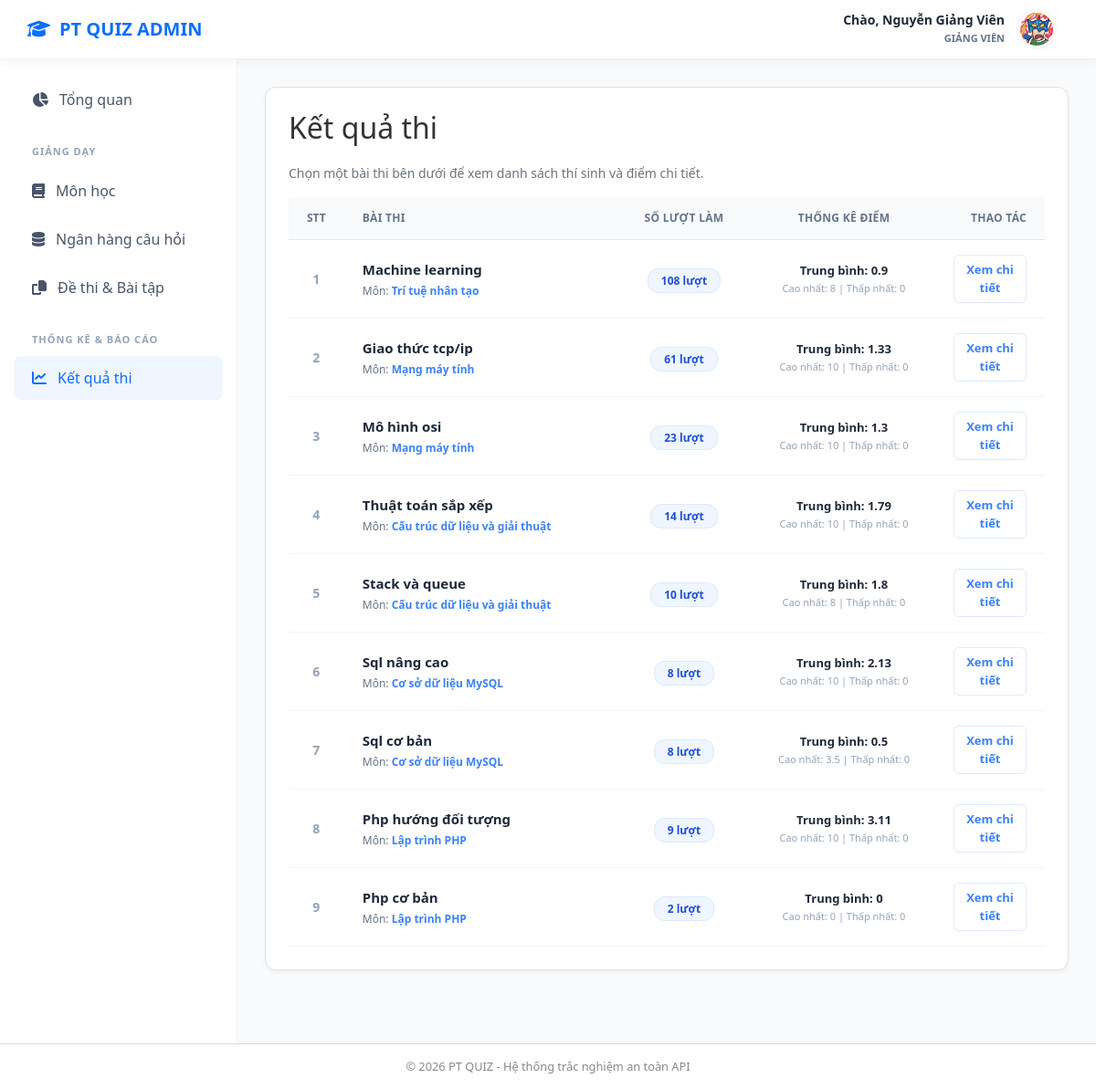
Screenshot of /index.php?act=ketqua-thi (signed in) with the database file from the repository.
### tables this page shows
CREATE TABLE `baithi` (
  `id_baithi` int(11) NOT NULL,
  `id_monhoc` int(11) DEFAULT NULL,
  `ten_baithi` varchar(255) DEFAULT NULL,
  `mieuta` text DEFAULT NULL,
  `tongcauhoi` int(11) DEFAULT NULL,
  `thoigianlam` int(11) DEFAULT NULL,
  `thoigianbatdau` datetime DEFAULT NULL,
  `thoigianketthuc` datetime DEFAULT NULL,
  `trangthai` varchar(50) DEFAULT NULL,
  `xao_tron` tinyint(1) NOT NULL DEFAULT 0,
  `hien_dapan` tinyint(1) DEFAULT 0,
  `ngaytao` datetime DEFAULT NULL
);

CREATE TABLE `monhoc` (
  `id_monhoc` int(11) NOT NULL,
  `tenmonhoc` varchar(100) DEFAULT NULL,
  `mieuta` text DEFAULT NULL,
  `id_nguoidung` int(11) DEFAULT NULL,
  `ngaythem` timestamp NULL DEFAULT NULL
);

### model/giangvien/ketqua.model.php (called while the page is built, shortened)
<?php
function get_exam_results_summary($id_giangvien) {
    $conn = Database::connect();
    $sql = "SELECT
                b.id_baithi,
                b.ten_baithi,
                b.tongcauhoi,
                m.tenmonhoc,
                COUNT(l.id_lanthi) as so_luot_lam,
                AVG(l.diem) as diem_trung_binh,
                MAX(l.diem) as diem_cao_nhat,
                MIN(l.diem) as diem_thap_nhat
            FROM baithi b
            JOIN monhoc m ON b.id_monhoc = m.id_monhoc
            LEFT JOIN lanthi l ON b.id_baithi = l.id_baithi AND l.trangthai = 'done'
            WHERE m.id_nguoidung = ?
            GROUP BY b.id_baithi
            ORDER BY b.id_baithi DESC";
    $stmt = $conn->prepare($sql);
    $stmt->bind_param("i", $id_giangvien);
    $stmt->execute();
    $result = $stmt->get_result();
    $data = $result->fetch_all(MYSQLI_ASSOC);
    return $data;
}

### controller/giangvien/ketqua.controller.php (called while the page is built, shortened)
<?php
require_once __DIR__ . "/../../model/giangvien/ketqua.model.php";
function ketqua_index() {
    $id_giangvien = $_SESSION['user']['id_nguoidung'] ?? 0;
    $list_baithi = get_exam_results_summary($id_giangvien);
    return [
        'title' => "Kết quả thi",
        'view' => "views/giangvien/ketqua/list.php",
        'data' => $list_baithi
    ];
}

### views/giangvien/ketqua/list.php (the view)
<div class="card" style="background: white; padding: 25px; border-radius: 12px; border: 1px solid #dee2e6; box-shadow: 0 2px 4px rgba(0,0,0,0.05);">
    <div style="display: flex; justify-content: space-between; margin-bottom: 20px;">
        <h2 style="margin: 0; color: #333;">Kết quả thi</h2>
    </div>
    <div style="margin-bottom: 16px; color: #6c757d; font-size: 14px;">
        Chọn một bài thi bên dưới để xem danh sách thí sinh và điểm chi tiết.
    </div>
    <table style="width: 100%; border-collapse: collapse;">
        <thead>
            <tr style="background: #f8fafc; border-bottom: 1px solid #e2e8f0;">
                <th style="padding: 14px 20px; text-align: center; color:#64748b; font-size:12px; font-weight:600; text-transform:uppercase; width:60px;">STT</th>
                <th style="padding: 14px 20px; text-align: left; color:#64748b; font-size:12px; font-weight:600; text-transform:uppercase; letter-spacing:0.025em;">Bài thi</th>
                <th style="padding: 14px 20px; text-align: center; color:#64748b; font-size:12px; font-weight:600; text-transform:uppercase; letter-spacing:0.025em; width:150px;">Số lượt làm</th>
                <th style="padding: 14px 20px; text-align: center; color:#64748b; font-size:12px; font-weight:600; text-transform:uppercase; letter-spacing:0.025em; width:200px;">Thống kê điểm</th>
                <th style="padding: 14px 20px; text-align: right; color:#64748b; font-size:12px; font-weight:600; text-transform:uppercase; letter-spacing:0.025em; width:120px;">Thao tác</th>
            </tr>
        </thead>
        <tbody>
            <?php if (empty($data)): ?>
                <tr>
                    <td colspan="5" style="text-align:center; padding:40px; color:#94a3b8;">Bạn chưa có bài thi nào hoặc chưa có ai làm bài.</td>
                </tr>
            <?php else: ?>
                <?php foreach ($data as $index => $item): ?>
                    <tr style="border-bottom:1px solid #f1f5f9; cursor:pointer; transition: background 0.2s;"
                        onclick="window.location.href='index.php?act=ketqua-thi&id_baithi=<?= $item['id_baithi'] ?>'"
                        onmouseover="this.style.background='#f8fafc'" onmouseout="this.style.background='white'">
                        <td style="padding:16px 20px; text-align:center; color:#94a3b8; font-size:14px; font-weight:600;"><?= $index + 1 ?></td>
                        <td style="padding:16px 20px;">
                            <div style="font-weight:700; color:#1e293b; font-size:15px;"><?= htmlspecialchars($item['ten_baithi']) ?></div>
                            <div style="font-size:12px; color:#64748b; margin-top:4px;">
                                Môn: <span style="color:#3b82f6; font-weight:600;"><?= htmlspecialchars($item['tenmonhoc']) ?></span>
                            </div>
                        </td>
                        <td style="padding:16px 20px; text-align:center;">
                            <span style="background:#eff6ff; color:#1d4ed8; padding:4px 14px; border-radius:12px; font-size:12px; font-weight:700; border:1px solid #dbeafe;">
                                <?= $item['so_luot_lam'] ?> lượt
                            </span>
                        </td>
                        <td style="padding:16px 20px; text-align:center;">
                            <?php if ($item['so_luot_lam'] > 0): ?>
                                <div style="font-size:13px; color:#1e293b; font-weight:600;">Trung bình: <?= round($item['diem_trung_binh'], 2) ?></div>
                                <div style="font-size:11px; color:#94a3b8; margin-top:2px;">
                                    Cao nhất: <?= $item['diem_cao_nhat'] ?> | Thấp nhất: <?= $item['diem_thap_nhat'] ?>
                                </div>
                            <?php else: ?>
                                <span style="color:#cbd5e1; font-style:italic; font-size:12px;">Chưa có dữ liệu</span>
                            <?php endif; ?>
                        </td>
                        <td style="padding:16px 20px; text-align:right;">
                            <button style="background:#fff; color:#3b82f6; border:1px solid #dbeafe; padding:6px 12px; border-radius:6px; cursor:pointer; font-size:13px; font-weight:600;">Xem chi tiết</button>
                        </td>
                    </tr>
                <?php endforeach; ?>
            <?php endif; ?>
        </tbody>
    </table>
</div>

### index.php (shortened to what this page needs)
<?php
require_once "model/giangvien/ketqua.model.php";
$act = $_GET['act'] ?? 'dashboard';
switch ($act) {
    case 'ketqua-thi':
        require_once "controller/giangvien/ketqua.controller.php";
        $result = ketqua_index();
        $view = $result['view'];
        $data = $result['data'] ?? null;
        break;
}
if ($act == 'login' || $view == "views/404.php") {
    if (file_exists($view)) {
        include $view;
    } else {
        echo "Trang không tồn tại!";
    }
} else {
    include "views/layouts/header.php";
    if (isset($view) && file_exists($view)) {
        include $view;
    } else {
        echo "View không tồn tại: $view";
    }
    include "views/layouts/footer.php";
}

### views/layouts/header.php (shortened to what this page needs)
<!DOCTYPE html>
<html lang="vi">
<head>
    <link href="https://cdn.jsdelivr.net/npm/bootstrap@5.3.0/dist/css/bootstrap.min.css" rel="stylesheet">
    <link rel="stylesheet" href="https://cdnjs.cloudflare.com/ajax/libs/font-awesome/6.4.0/css/all.min.css">
</head>
<body>
    <nav class="top-nav">
        <a href="index.php" class="nav-logo">
            <i class="fas fa-graduation-cap"></i> PT QUIZ ADMIN
        </a>
        <div class="dropdown">
            <button class="nav-user-area nav-user-trigger dropdown-toggle" type="button" id="serverUserDropdown"
                data-bs-toggle="dropdown" aria-expanded="false">
                <div class="user-info-text d-none d-md-block">
                    <span class="user-name" id="headerUserName">Chào, <?php echo $_SESSION['user']['ten']; ?></span>
                    <span class="user-role"><?php echo ($_SESSION['user']['vaitro'] == 'admin') ? 'Quản trị viên' : 'Giảng viên'; ?></span>
                </div>
                <div style="width: 40px; height: 40px; border-radius: 50%; display: flex; align-items: center; justify-content: center; border: 2px solid #fff; box-shadow: 0 0 5px rgba(0,0,0,0.1); overflow: hidden;">
                    <img id="headerUserAvatar" src="/project-tracnghiem/server/public/imgs/avatars/<?= htmlspecialchars($_SESSION['user']['avatar'] ?? 'default.jpg') ?>" style="width: 100%; height: 100%; object-fit: cover;">
                </div>
            </button>
        </div>
    </nav>
    <div class="main-wrapper">
        <aside class="sidebar">
            <ul class="sidebar-menu">
                <li class="<?php echo ($act == 'dashboard') ? 'active' : ''; ?>">
                    <a href="index.php?act=dashboard"><i class="fas fa-chart-pie"></i> Tổng quan</a>
                </li>
                <?php if ($_SESSION['user']['vaitro'] == 'giangvien'): ?>
                    <div class="menu-label">Giảng dạy</div>
                    <li class="<?php echo ($act == 'quanly-monhoc') ? 'active' : ''; ?>">
                        <a href="index.php?act=quanly-monhoc"><i class="fas fa-book"></i> Môn học</a>
                    </li>
                    <li class="<?php echo ($act == 'quanly-nganhang-cauhoi') ? 'active' : ''; ?>">
                        <a href="index.php?act=quanly-nganhang-cauhoi"><i class="fas fa-database"></i> Ngân hàng câu hỏi</a>
                    </li>
                    <li class="<?php echo ($act == 'quanly-dethi') ? 'active' : ''; ?>">
                        <a href="index.php?act=quanly-dethi"><i class="fas fa-copy"></i> Đề thi & Bài tập</a>
                    </li>
                    <div class="menu-label">Thống kê & Báo cáo</div>
                    <li class="<?php echo ($act == 'ketqua-thi') ? 'active' : ''; ?>">
                        <a href="index.php?act=ketqua-thi"><i class="fas fa-chart-line"></i> Kết quả thi</a>
                    </li>
                <?php endif; ?>
            </ul>
        </aside>
        <main class="content-body">

### views/layouts/footer.php (shortened to what this page needs)
</main>
</div>
<footer style="text-align: center; padding: 15px; color: #888; font-size: 0.8rem; background: #fff; border-top: 1px solid #ddd;">
    &copy; 2026 PT QUIZ - Hệ thống trắc nghiệm an toàn API
</footer>
</body>
</html>

### views/layouts/header.php (style rules this page uses)
:root { --primary-blue: #0d6efd; --dark-text: #212529; --light-bg: #f8fafc; --sidebar-bg: #ffffff; }
body { margin: 0; font-family: 'Segoe UI', sans-serif; background: var(--light-bg); }
.top-nav { height: 65px; background: #ffffff; display: flex; justify-content: space-between; align-items: center; padding: 0 30px; position: fixed; top: 0; width: 100%; z-index: 1001; box-shadow: 0 2px 10px rgba(0, 0, 0, 0.05); border-bottom: 1px solid #eef2f7; }
.nav-logo { font-size: 20px; font-weight: 800; color: var(--primary-blue); text-decoration: none; display: flex; align-items: center; gap: 10px; }
.nav-user-area { display: flex; align-items: center; gap: 15px; padding: 5px 15px; border-radius: 50px; transition: 0.3s; cursor: pointer; text-decoration: none; color: var(--dark-text); }
.nav-user-trigger { border: none; background: transparent; }
.nav-user-trigger::after { display: none; }
.user-info-text { text-align: right; line-height: 1.2; }
.user-name { display: block; font-weight: 700; font-size: 14px; color: #1e293b; }
.user-role { font-size: 11px; color: #64748b; text-transform: uppercase; font-weight: 600; }
.main-wrapper { display: flex; margin-top: 65px; height: calc(100vh - 65px); }
.sidebar { width: 260px; background: var(--sidebar-bg); border-right: 1px solid #eef2f7; padding-top: 20px; flex-shrink: 0; }
.sidebar-menu { list-style: none; padding: 0 15px; }
.sidebar-menu li a { padding: 12px 20px; display: flex; align-items: center; gap: 12px; color: #475569; text-decoration: none; border-radius: 8px; margin-bottom: 5px; font-weight: 500; transition: 0.2s; }
.sidebar-menu li a:hover, .sidebar-menu li.active a { background: #eff6ff; color: var(--primary-blue); }
.sidebar-menu li.active a i { color: var(--primary-blue); }
.menu-label { padding: 20px 20px 10px; font-size: 11px; font-weight: 700; color: #94a3b8; text-transform: uppercase; letter-spacing: 1px; }
.content-body { flex: 1; padding: 30px; overflow-y: auto; }

### rows the page displays
baithi: ten_baithi "Machine learning", id_monhoc.tenmonhoc "Trí tuệ nhân tạo", so_luot_lam "108", diem_trung_binh "0.9", diem_cao_nhat "8", diem_thap_nhat "0"
baithi: ten_baithi "Giao thức tcp/ip", id_monhoc.tenmonhoc "Mạng máy tính", so_luot_lam "61", diem_trung_binh "1.33", diem_cao_nhat "10", diem_thap_nhat "0"
baithi: ten_baithi "Mô hình osi", id_monhoc.tenmonhoc "Mạng máy tính", so_luot_lam "23", diem_trung_binh "1.3", diem_cao_nhat "10", diem_thap_nhat "0"
baithi: ten_baithi "Thuật toán sắp xếp", id_monhoc.tenmonhoc "Cấu trúc dữ liệu và giải thuật", so_luot_lam "14", diem_trung_binh "1.79", diem_cao_nhat "10", diem_thap_nhat "0"
baithi: ten_baithi "Stack và queue", id_monhoc.tenmonhoc "Cấu trúc dữ liệu và giải thuật", so_luot_lam "10", diem_trung_binh "1.8", diem_cao_nhat "8", diem_thap_nhat "0"
baithi: ten_baithi "Sql nâng cao", id_monhoc.tenmonhoc "Cơ sở dữ liệu MySQL", so_luot_lam "8", diem_trung_binh "2.13", diem_cao_nhat "10", diem_thap_nhat "0"
baithi: ten_baithi "Sql cơ bản", id_monhoc.tenmonhoc "Cơ sở dữ liệu MySQL", so_luot_lam "8", diem_trung_binh "0.5", diem_cao_nhat "3.5", diem_thap_nhat "0"
baithi: ten_baithi "Php hướng đối tượng", id_monhoc.tenmonhoc "Lập trình PHP", so_luot_lam "9", diem_trung_binh "3.11", diem_cao_nhat "10", diem_thap_nhat "0"
baithi: ten_baithi "Php cơ bản", id_monhoc.tenmonhoc "Lập trình PHP", so_luot_lam "2", diem_trung_binh "0", diem_cao_nhat "0", diem_thap_nhat "0"

### other values shown
$_SESSION['user']['ten'] "Nguyễn Giảng Viên"
